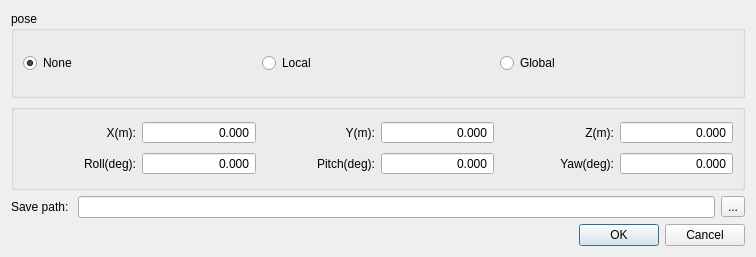
<?xml version="1.0" encoding="UTF-8"?>
<ui version="4.0">
 <class>welkin::bamboo::ExportLayerAsDxfDialog</class>
 <widget class="QDialog" name="welkin::bamboo::ExportLayerAsDxfDialog">
  <property name="geometry">
   <rect>
    <x>0</x>
    <y>0</y>
    <width>756</width>
    <height>257</height>
   </rect>
  </property>
  <property name="windowTitle">
   <string>Save Layer as DXF Dialog</string>
  </property>
  <layout class="QGridLayout" name="gridLayout_2">
   <item row="0" column="0">
    <widget class="QGroupBox" name="groupBox">
     <property name="sizePolicy">
      <sizepolicy hsizetype="Minimum" vsizetype="Preferred">
       <horstretch>0</horstretch>
       <verstretch>0</verstretch>
      </sizepolicy>
     </property>
     <property name="title">
      <string>pose</string>
     </property>
     <layout class="QGridLayout" name="gridLayout">
      <item row="0" column="1">
       <widget class="QRadioButton" name="radioButton_local">
        <property name="text">
         <string>Local</string>
        </property>
        <property name="checked">
         <bool>false</bool>
        </property>
       </widget>
      </item>
      <item row="0" column="0">
       <widget class="QRadioButton" name="radioButton_none">
        <property name="text">
         <string>None</string>
        </property>
        <property name="checked">
         <bool>true</bool>
        </property>
       </widget>
      </item>
      <item row="0" column="2">
       <widget class="QRadioButton" name="radioButton_global">
        <property name="text">
         <string>Global</string>
        </property>
       </widget>
      </item>
     </layout>
    </widget>
   </item>
   <item row="1" column="0">
    <widget class="QGroupBox" name="groupBox_2">
     <property name="sizePolicy">
      <sizepolicy hsizetype="Minimum" vsizetype="Preferred">
       <horstretch>0</horstretch>
       <verstretch>0</verstretch>
      </sizepolicy>
     </property>
     <property name="title">
      <string/>
     </property>
     <layout class="QGridLayout" name="gridLayout_3">
      <item row="1" column="0">
       <widget class="QLabel" name="label_5">
        <property name="sizePolicy">
         <sizepolicy hsizetype="Minimum" vsizetype="Preferred">
          <horstretch>0</horstretch>
          <verstretch>0</verstretch>
         </sizepolicy>
        </property>
        <property name="text">
         <string>Roll(deg):</string>
        </property>
        <property name="alignment">
         <set>Qt::AlignRight|Qt::AlignTrailing|Qt::AlignVCenter</set>
        </property>
       </widget>
      </item>
      <item row="1" column="1">
       <widget class="QDoubleSpinBox" name="doubleSpinBox_roll">
        <property name="alignment">
         <set>Qt::AlignRight|Qt::AlignTrailing|Qt::AlignVCenter</set>
        </property>
        <property name="buttonSymbols">
         <enum>QAbstractSpinBox::NoButtons</enum>
        </property>
        <property name="decimals">
         <number>3</number>
        </property>
        <property name="minimum">
         <double>-1000000000000000.000000000000000</double>
        </property>
        <property name="maximum">
         <double>1000000000000000.000000000000000</double>
        </property>
       </widget>
      </item>
      <item row="1" column="4">
       <widget class="QLabel" name="label_6">
        <property name="sizePolicy">
         <sizepolicy hsizetype="Minimum" vsizetype="Preferred">
          <horstretch>0</horstretch>
          <verstretch>0</verstretch>
         </sizepolicy>
        </property>
        <property name="text">
         <string>Yaw(deg):</string>
        </property>
        <property name="alignment">
         <set>Qt::AlignRight|Qt::AlignTrailing|Qt::AlignVCenter</set>
        </property>
       </widget>
      </item>
      <item row="0" column="2">
       <widget class="QLabel" name="label_2">
        <property name="sizePolicy">
         <sizepolicy hsizetype="Minimum" vsizetype="Preferred">
          <horstretch>0</horstretch>
          <verstretch>0</verstretch>
         </sizepolicy>
        </property>
        <property name="text">
         <string>Y(m):</string>
        </property>
        <property name="alignment">
         <set>Qt::AlignRight|Qt::AlignTrailing|Qt::AlignVCenter</set>
        </property>
       </widget>
      </item>
      <item row="1" column="5">
       <widget class="QDoubleSpinBox" name="doubleSpinBox_yaw">
        <property name="alignment">
         <set>Qt::AlignRight|Qt::AlignTrailing|Qt::AlignVCenter</set>
        </property>
        <property name="buttonSymbols">
         <enum>QAbstractSpinBox::NoButtons</enum>
        </property>
        <property name="decimals">
         <number>3</number>
        </property>
        <property name="minimum">
         <double>-1000000000000000.000000000000000</double>
        </property>
        <property name="maximum">
         <double>1000000000000000.000000000000000</double>
        </property>
       </widget>
      </item>
      <item row="1" column="3">
       <widget class="QDoubleSpinBox" name="doubleSpinBox_pitch">
        <property name="alignment">
         <set>Qt::AlignRight|Qt::AlignTrailing|Qt::AlignVCenter</set>
        </property>
        <property name="buttonSymbols">
         <enum>QAbstractSpinBox::NoButtons</enum>
        </property>
        <property name="decimals">
         <number>3</number>
        </property>
        <property name="minimum">
         <double>-1000000000000000.000000000000000</double>
        </property>
        <property name="maximum">
         <double>1000000000000000.000000000000000</double>
        </property>
       </widget>
      </item>
      <item row="0" column="5">
       <widget class="QDoubleSpinBox" name="doubleSpinBox_Z">
        <property name="alignment">
         <set>Qt::AlignRight|Qt::AlignTrailing|Qt::AlignVCenter</set>
        </property>
        <property name="buttonSymbols">
         <enum>QAbstractSpinBox::NoButtons</enum>
        </property>
        <property name="decimals">
         <number>3</number>
        </property>
        <property name="minimum">
         <double>-1000000000000000.000000000000000</double>
        </property>
        <property name="maximum">
         <double>1000000000000000.000000000000000</double>
        </property>
       </widget>
      </item>
      <item row="0" column="1">
       <widget class="QDoubleSpinBox" name="doubleSpinBox_X">
        <property name="alignment">
         <set>Qt::AlignRight|Qt::AlignTrailing|Qt::AlignVCenter</set>
        </property>
        <property name="buttonSymbols">
         <enum>QAbstractSpinBox::NoButtons</enum>
        </property>
        <property name="decimals">
         <number>3</number>
        </property>
        <property name="minimum">
         <double>-1000000000000000.000000000000000</double>
        </property>
        <property name="maximum">
         <double>1000000000000000.000000000000000</double>
        </property>
       </widget>
      </item>
      <item row="0" column="0">
       <widget class="QLabel" name="label">
        <property name="sizePolicy">
         <sizepolicy hsizetype="Minimum" vsizetype="Preferred">
          <horstretch>0</horstretch>
          <verstretch>0</verstretch>
         </sizepolicy>
        </property>
        <property name="text">
         <string>X(m):</string>
        </property>
        <property name="alignment">
         <set>Qt::AlignRight|Qt::AlignTrailing|Qt::AlignVCenter</set>
        </property>
       </widget>
      </item>
      <item row="0" column="4">
       <widget class="QLabel" name="label_3">
        <property name="sizePolicy">
         <sizepolicy hsizetype="Minimum" vsizetype="Preferred">
          <horstretch>0</horstretch>
          <verstretch>0</verstretch>
         </sizepolicy>
        </property>
        <property name="text">
         <string>Z(m):</string>
        </property>
        <property name="alignment">
         <set>Qt::AlignRight|Qt::AlignTrailing|Qt::AlignVCenter</set>
        </property>
       </widget>
      </item>
      <item row="0" column="3">
       <widget class="QDoubleSpinBox" name="doubleSpinBox_Y">
        <property name="alignment">
         <set>Qt::AlignRight|Qt::AlignTrailing|Qt::AlignVCenter</set>
        </property>
        <property name="buttonSymbols">
         <enum>QAbstractSpinBox::NoButtons</enum>
        </property>
        <property name="decimals">
         <number>3</number>
        </property>
        <property name="minimum">
         <double>-1000000000000000.000000000000000</double>
        </property>
        <property name="maximum">
         <double>1000000000000000.000000000000000</double>
        </property>
       </widget>
      </item>
      <item row="1" column="2">
       <widget class="QLabel" name="label_4">
        <property name="sizePolicy">
         <sizepolicy hsizetype="Minimum" vsizetype="Preferred">
          <horstretch>0</horstretch>
          <verstretch>0</verstretch>
         </sizepolicy>
        </property>
        <property name="text">
         <string>Pitch(deg):</string>
        </property>
        <property name="alignment">
         <set>Qt::AlignRight|Qt::AlignTrailing|Qt::AlignVCenter</set>
        </property>
       </widget>
      </item>
     </layout>
    </widget>
   </item>
   <item row="2" column="0">
    <layout class="QHBoxLayout" name="horizontalLayout_3">
     <item>
      <widget class="QLabel" name="label_7">
       <property name="text">
        <string>Save path: </string>
       </property>
      </widget>
     </item>
     <item>
      <widget class="QLineEdit" name="lineEdit_save_path">
       <property name="readOnly">
        <bool>true</bool>
       </property>
      </widget>
     </item>
     <item>
      <widget class="QToolButton" name="toolButton_save_path">
       <property name="text">
        <string>...</string>
       </property>
      </widget>
     </item>
    </layout>
   </item>
   <item row="3" column="0">
    <widget class="QDialogButtonBox" name="buttonBox">
     <property name="orientation">
      <enum>Qt::Horizontal</enum>
     </property>
     <property name="standardButtons">
      <set>QDialogButtonBox::Cancel|QDialogButtonBox::Ok</set>
     </property>
    </widget>
   </item>
  </layout>
 </widget>
 <resources/>
 <connections>
  <connection>
   <sender>buttonBox</sender>
   <signal>accepted()</signal>
   <receiver>welkin::bamboo::ExportLayerAsDxfDialog</receiver>
   <slot>accept()</slot>
   <hints>
    <hint type="sourcelabel">
     <x>248</x>
     <y>254</y>
    </hint>
    <hint type="destinationlabel">
     <x>157</x>
     <y>274</y>
    </hint>
   </hints>
  </connection>
  <connection>
   <sender>buttonBox</sender>
   <signal>rejected()</signal>
   <receiver>welkin::bamboo::ExportLayerAsDxfDialog</receiver>
   <slot>reject()</slot>
   <hints>
    <hint type="sourcelabel">
     <x>316</x>
     <y>260</y>
    </hint>
    <hint type="destinationlabel">
     <x>286</x>
     <y>274</y>
    </hint>
   </hints>
  </connection>
 </connections>
</ui>
